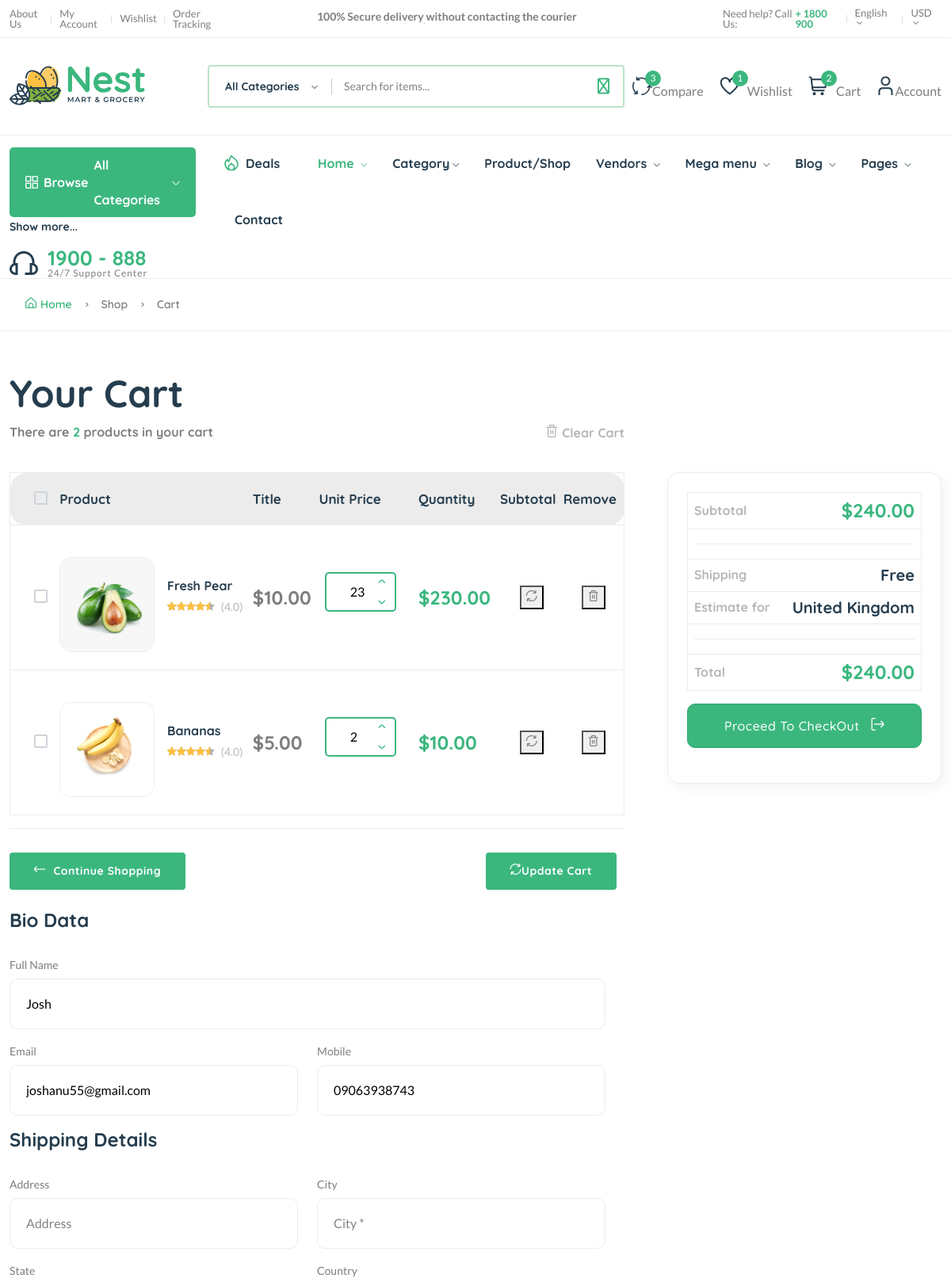
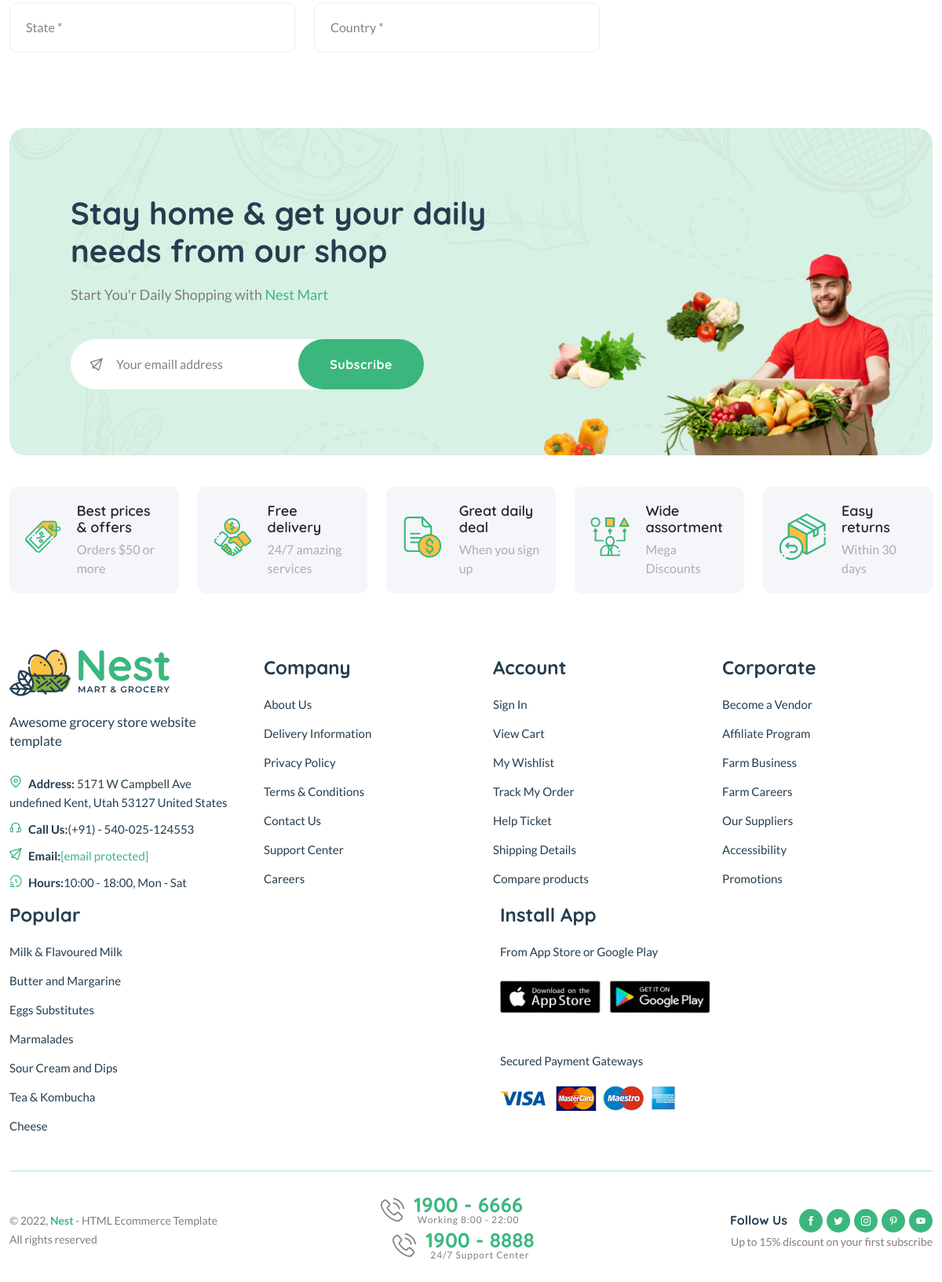
Page /cart/ (signed in) on the committed database (2 pictures, top to bottom).
### core/models.py (models this page shows, shortened)
class Cart(models.Model):
    user = models.ForeignKey(User, on_delete=models.CASCADE)
    product = models.ForeignKey(Product, on_delete=models.CASCADE)
    quantity = models.IntegerField()
    price = models.DecimalField(max_digits=12, decimal_places=2, default='0.00')
    def multiply_price(self):
        new_price =  self.price * int(self.quantity)
        return new_price

class Product(models.Model):
    pid = ShortUUIDField(unique=True, length=10, max_length=20, alphabet='abcdefgh12345')
    user = models.ForeignKey(User, on_delete=models.SET_NULL, null=True)
    category = models.ForeignKey(Category, on_delete=models.SET_NULL, null=True, related_name='category')
    vendor = models.ForeignKey(Vendor, on_delete=models.SET_NULL, null=True, related_name='vendor')
    title = models.CharField(max_length=100, default='Fresh Pear')
    image = models.ImageField(upload_to=user_directory_path, default='product.jpg')
    description = RichTextUploadingField(null=True, blank=True, default='This is the product')
    price = models.DecimalField(max_digits=12, decimal_places=2, default='0.00')
    old_price = models.DecimalField(max_digits=12, decimal_places=2, default='2.99')
    tags = TaggableManager(blank=True)
    product_status = models.CharField(choices=STATUS, max_length=10, default='in_review')
    status = models.BooleanField(default=True)
    in_stock = models.BooleanField(default=True)
    featured = models.BooleanField(default=False)
    digital = models.BooleanField(default=False)
    sku = ShortUUIDField(unique=True, length=4, max_length=10, prefix='sku', alphabet='1234567890')
    date = models.DateTimeField(auto_now_add=True)
    update = models.DateTimeField(null=True, blank=True)
    specifications = RichTextUploadingField(null=True, blank=True)
    type = models.CharField(max_length=100, default='organic', null=True, blank=True)
    stock_count = models.CharField(max_length=100, default='10', null=True, blank=True)
    life = models.CharField(max_length=100, default='100 Days', null=True, blank=True)
    mfd = models.DateTimeField(auto_now_add=False,  null=True, blank=True)
    class Meta:
        verbose_name_plural = 'Products'

### userauths/models.py (models this page shows, shortened)
class User(AbstractUser):
    email = models.EmailField(unique=True)
    username = models.CharField(max_length=100)
    bio = models.CharField(max_length=100)
    USERNAME_FIELD = 'email'
    REQUIRED_FIELDS = ['username']

class Profile(models.Model):
    user = models.OneToOneField(User, on_delete=models.CASCADE)
    image = models.ImageField(upload_to='image')
    full_name = models.CharField(max_length=200, null=True, blank=True)
    bio = models.CharField(max_length=200, null=True, blank=True)
    phone = models.CharField(max_length=200)
    address = models.CharField(max_length=200, null=True, blank=True)
    country = models.CharField(max_length=200, null=True, blank=True)
    verifield = models.BooleanField(default=False)

### core/views.py (the view)
# urls.py: path('cart/', cart_view, name='cart'),
@login_required
def cart_view(request):
    cart_items = Cart.objects.filter(user=request.user)
    count = cart_items.count()
    total_subtotal = sum(item.multiply_price() for item in cart_items)
    context = {
        'cart_items': cart_items,
        'total_subtotal': total_subtotal,
        'count': count,
    }
    return render(request, 'core/cart.html', context)

### templates/core/cart.html (shortened to what this page needs)
{% extends 'partials/base.html' %}
{% load static %}
{% block content %}
    <main class="main" id="deleted-product">
        <div class="page-header breadcrumb-wrap">
            <div class="container">
                <div class="breadcrumb">
                    <a href="index.html" rel="nofollow"><i class="fi-rs-home mr-5"></i>Home</a>
                    <span></span> Shop
                    <span></span> Cart
                </div>
            </div>
        </div>
            <div class="container mb-80 mt-50">
                <div class="row">
                    <div class="col-lg-8 mb-40">
                        <h1 class="heading-2 mb-10">Your Cart</h1>
                        <div class="d-flex justify-content-between">
                            <h6 class="text-body">There are <span class="text-brand" id="total-items">{{count}}</span> products in your cart</h6>
                            <h6 class="text-body"><a href="#" class="text-muted"><i class="fi-rs-trash mr-5"></i>Clear Cart</a></h6>
                        </div>
                    </div>
                </div>
                <div class="row">
                    <div class="col-lg-8">
                        <div class="table-responsive shopping-summery">
                            <table class="table table-wishlist">
                                <thead>
                                    <tr class="main-heading">
                                        <th class="custome-checkbox start pl-30">
                                            <label class="form-check-label" for="exampleCheckbox11"></label>
                                        </th>
                                        <th scope="col" colspan="2">Product</th>
                                        <th scope="col">Title</th>
                                        <th scope="col">Unit Price</th>
                                        <th scope="col">Quantity</th>
                                        <th scope="col">Subtotal</th>
                                        <th scope="col" class="end">Remove</th>
                                    </tr>
                                </thead>
                                <tbody id="delete-cart">
                                    {% for item in cart_items %}
                                    <tr class="pt-30" id="cart-item-{{ item.id }}">
                                        <td class="custome-checkbox pl-30">
                                            <label class="form-check-label" for="exampleCheckbox1"></label>
                                        </td>
                                        <td class="image product-thumbnail pt-40">
                                            <img src="{{ item.product.image.url }}" alt="#">
                                        </td>
                                        <td class="product-des product-name">
                                            <h6 class="mb-5"><a class="product-name mb-10 text-heading" href="shop-product-right.html">{{ item.product.title }}</a></h6>
                                            <div class="product-rate-cover">
                                                <div class="product-rate d-inline-block">
                                                    <div class="product-rating" style="width:90%">
                                                    </div>
                                                </div>
                                                <span class="font-small ml-5 text-muted"> (4.0)</span>
                                            </div>
                                        </td>
                                        <td class="price" data-title="Price">
                                            <h4 class="text-body">${{ item.price }}</h4>
                                        </td>
                                        <td class="text-center detail-info" data-title="Stock">
                                            <div class="detail-extralink mr-15">
                                                <div class="detail-qty border radius">
                                                    <a href="#" class="qty-down"><i class="fi-rs-angle-small-down"></i></a>
                                                    <input type="number" placeholder="Qty" class="qty-val cart_qty-{{item.id}}" name="" value="{{ item.quantity }}">
                                                    <a href="#" class="qty-up"><i class="fi-rs-angle-small-up"></i></a>
                                                </div>
                                            </div>
                                        </td>
                                        <td class="price" data-title="Price">
                                            <h4 class="text-brand price-{{item.id}}">${{ item.multiply_price }}</h4>
                                        </td>
                                        <td class="action text-center" data-title="Refresh">
                                            <button class="text-body"><i class="fi-rs-refresh update-cart-item" data-cart-item-id="{{ item.id }}" id="update-{{item.id}}"></i></button>
                                        </td>
                                        <td class="action text-center" data-title="Remove">
                                            <button class="text-body delete-cart-item" data-cart-item-id="{{ item.id }}">
                                                <i class="fi-rs-trash"></i>
                                            </button>
                                        </td>
                                    </tr>
                                    {% endfor %}
                                </tbody>
                            </table>
                        </div>
                        <div class="divider-2 mb-30"></div>
                        <div class="cart-action d-flex justify-content-between">
                            <a class="btn "><i class="fi-rs-arrow-left mr-10"></i>Continue Shopping</a>
                            <a class="btn  mr-10 mb-sm-15"><i class="fi-rs-refresh update-cart-item" data-cart-item-id="{{ item.id }}" id="update-{{item.id}}"></i>Update Cart</a>
                        </div>
                    <form action="{% url 'core:save_check_out' %}" method="POST">
                        <div class="row mt-4">
                                <h4 class="mb-30">Bio Data</h4>
                                <div class="row">
                                    <div class="form-group col-lg-12">
                                        <label for="">Full Name</label>
                                        <input type="text" required="" name="full_name" value="{{request.user.username|title}}" placeholder="Full Name">
                                    </div>
                                    <div class="form-group col-lg-6">
                                        <label for="">Email</label>
                                        <input type="text" required="" name="email"  placeholder="mobile *" value="{{request.user.email}}">
                                    </div>
                                    <div class="form-group col-lg-6">
                                        <label for="">Mobile</label>
                                        <input type="text" name="mobile" value="{{request.user.profile.phone}}" required="" placeholder="Address *">
                                    </div>
                                </div>
                                <h4 class="mb-30">Shipping Details</h4>
                                <div class="row">
                                    <div class="form-group col-lg-6">
                                        <label for="">Address</label>
                                        <input type="text" name="address" value="" placeholder="Address">
                                    </div>
                                    <div class="form-group col-lg-6">
                                        <label for="">City</label>
                                        <input type="text" name="city"  placeholder="City *" value="">
                                    </div>
                                    <div class="form-group col-lg-6">
                                        <label for="">State</label>
                                        <input type="text" name="state" value="" placeholder="State *">
                                    </div>
                                    <div class="form-group col-lg-6">
                                        <label for="">Country</label>
                                        <input type="text" name="country" value="" placeholder="Country *">
                                    </div>
                                </div>
                            </div>
                    </div>
                    <div class="col-lg-4">
                        <div class="border p-md-4 cart-totals ml-30">
                            <div class="table-responsive">
                                <table class="table no-border">
                                    <tbody>
                                        <tr>
                                            <td class="cart_total_label">
                                                <h6 class="text-muted">Subtotal</h6>
                                            </td>
                                            <td class="cart_total_amount">
                                                <h4 class="text-brand text-end subtotal">${{total_subtotal}}</h4>
                                            </td>
                                        </tr>
                                        <tr>
                                            <td scope="col" colspan="2">
                                                <div class="divider-2 mt-10 mb-10"></div>
                                            </td>
                                        </tr>
                                        <tr>
                                            <td class="cart_total_label">
                                                <h6 class="text-muted">Shipping</h6>
                                            </td>
                                            <td class="cart_total_amount">
                                                <h5 class="text-heading text-end">Free</h4</td> </tr> <tr>
                                            <td class="cart_total_label">
                                                <h6 class="text-muted">Estimate for</h6>
                                            </td>
                                            <td class="cart_total_amount">
                                                <h5 class="text-heading text-end">United Kingdom</h4</td> </tr> <tr>
                                            <td scope="col" colspan="2">
                                                <div class="divider-2 mt-10 mb-10"></div>
                                            </td>
                                        </tr>
                                        <tr>
                                            <td class="cart_total_label">
                                                <h6 class="text-muted">Total</h6>
                                            </td>
                                            <td class="cart_total_amount">
                                                <h4 class="text-brand text-end subtotal">${{total_subtotal}}</h4>
                                            </td>
                                        </tr>
                                    </tbody>
                                </table>
                            </div>
                            <button type="submit" class="btn mb-20 w-100">Proceed To CheckOut<i class="fi-rs-sign-out ml-15"></i></button>
                        </div>
                    </div>
                </div>
            </div>
    </main>
{% endblock content %}

### rows in the picture
Cart: product.image (picture), product "Fresh Pear", price "10.00", quantity "23", multiply_price "230.00"
Cart: product.image (picture), product "Bananas", price "5.00", quantity "2", multiply_price "10.00"
User: full_name "Josh", email "joshanu55@gmail.com", mobile "09063938743"

### other values in the picture
{{ wishlist }} "1"
{{ cart_total_items }} "2"
{{ count }} "2"
{{ total_subtotal }} "240.00"
